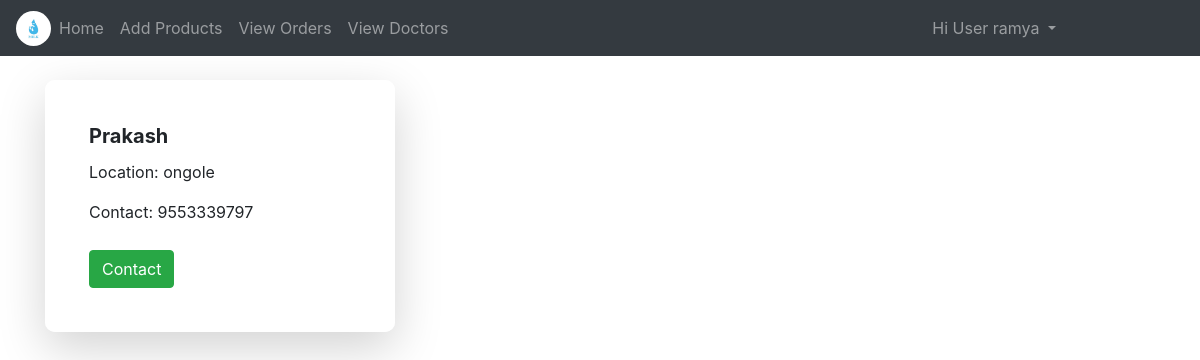
The page /doctors/ (signed in) on the database its author committed.
### NotesApp/models.py (models this page shows)
class User(AbstractUser):
	v = [
		('d','Select Your gender'),
		('M','Male'),
		('F','Female'),
	]
	p = [
		('G','Guest'),
		('T','Merchant'),
		('S','Customer'),
		('D','Doctor'),
	]
	gd = models.CharField(choices=v,default='d',max_length=5)
	mb = models.CharField(max_length=11)
	uq = models.CharField(max_length=10)
	role = models.CharField(choices=p,default='G',max_length=5)
	is_teacher = models.BooleanField(default=False)
	is_student = models.BooleanField(default=False)
	is_doctor = models.BooleanField(default=False)
	pfimg = models.ImageField(upload_to='Profiles/',default='demoprofile.png')

class DProfile(models.Model):
	branch = models.CharField(max_length=50)
	subjects = models.CharField(max_length=50)
	expr = models.IntegerField()
	designation = models.CharField(max_length=50)
	dch = models.OneToOneField(User,on_delete=models.CASCADE)

### NotesApp/views.py (the view)
# urls.py: path('doctors/', views.doctorlist, name='dlist'),
def doctorlist(request):
	c = User.objects.filter(is_doctor =1)
	details={}
	for i in c:
		print(i.id)
		t = DProfile.objects.filter(dch_id = i.id)
		print(t)
		if t:
			details[i.id]= { "location": t[0].branch, "username":i.username, "contact": i.mb}
	return render(request, 'notehtmls/doctors.html', {'z': details })

### templates/notehtmls/doctors.html (shortened to what this page needs)
{% extends 'notehtmls/base.html' %} {% block title %}Merchant List{% endblock %} {% block content %}
<div class="container mt-4">
    <div class="row">
        {% for key, value in z.items %}
        <div class="col-md-4 mb-4">
            <div class="card shadow-lg">
                <div class="card-body">
                    <h4 class="card-title">{{ value.username }}</h4>
                    <p class="card-text">Location: {{ value.location }}</p>
                    <p class="card-text">Contact: {{ value.contact }}</p>
                    <a href="tel:{{ value.contact }}" class="btn btn-success contact-btn">Contact</a>
                </div>
            </div>
        </div>
        {% endfor %}
    </div>
</div>
{% endblock %}

### templates/notehtmls/navbar.html (shortened to what this page needs)
{% load static %}
<nav class="navbar navbar-expand-md bg-dark navbar-dark">
    <img src="{% static 'images/drop.jpg' %}" class="rounded-circle" height="35px" width="35px">
    <div class="collapse navbar-collapse" id="collapsibleNavbar">
        <ul class="navbar-nav">
            {% if not user.is_authenticated %}
            <li class="nav-item">
                <a class="nav-link {% if request.path == '/' %}active{% endif %}" href="{% url 'hm' %}">Home</a>
            </li>
            <li class="nav-item">
                <a class="nav-link {% if request.path == '/abt/' %}active{% endif %}" href="{% url 'ab' %}">About</a>
            </li>
            <li class="nav-item">
                <a class="nav-link {% if request.path == '/cnt/' %}active{% endif %}" href="{% url 'ct' %}">Contact</a>
            </li>
            <li class="nav-item">
                <a class="nav-link {% if request.path == '/reg/' %}active{% endif %}" href="{% url 'rg' %}">Register</a>
            </li>
            {% else %}
            <li class="nav-item">
                <a class="nav-link {% if request.path == '/' %}active{% endif %}" href="{% url 'hm' %}">Home</a>
            </li>
            {% if user.is_superuser %}
            <li class="nav-item">
                <a class="nav-link {% if request.path == '/roles/' %}active{% endif %}" href="{% url 'role' %}">Roles</a>
            </li>
            {% elif user.role == 'T' and user.is_teacher == 1 %}
            <li class="nav-item" style="display: flex;">
                <a class="nav-link" href="{% url 'ntlist' %}">Add Products</a>
                <a class="nav-link" href="{% url 'olist' %}">View Orders</a>
                <a class="nav-link" href="{% url 'dlist' %}">View Doctors</a>
            </li>
            {% elif user.role == 'S' and user.is_student == 1 %}
            <li class="nav-item">
                <a class="nav-link" href="{% url 'ntlists' %}">View Products</a>
            </li>
            {% elif user.role == 'D' and user.is_doctor == 1 %}
            <li class="nav-item">
                <a class="nav-link" href="{% url 'mlist' %}">View Merchants</a>
            </li>
            {% else %}
            <li class="nav-item">
                <a class="nav-link" href="">Access Denied</a>
            </li>
            {% endif %} {% endif %}
        </ul>
        <ul class="navbar-nav ml-auto" style="margin-right: 120px;">
            {% if not user.is_authenticated %}
            <li class="nav-item">
                <a class="nav-link {% if request.path == '/login/' %}active{% endif %}" href="{% url 'lg' %}">Login</a>
            </li>
            {% else %}
            <div class="dropdown">
                <a class="dropdown-toggle nav-link" data-toggle="dropdown">
          Hi User {{request.user.username}}
        </a>
            </div>
            {% endif %}
        </ul>
    </div>
</nav>

### templates/notehtmls/doctors.html (style rules this page uses)
body { background-image: url('https://media.istockphoto.com/id/1297005736/photo/young-couple-villagers-with-milk-cans.jpg?s=612x612&w=0&k=20&c=Ga1IBi5reSc3hVu9V8ELa9sAyKxYcWxkRJRdrAj8vTA='); background-size: cover; background-repeat: no-repeat; background-attachment: fixed; }
.card { background-color: rgba(255, 255, 255, 0.8); padding: 20px; }
.card { border: none; border-radius: 10px; transition: transform 0.2s ease-in-out, box-shadow 0.2s ease-in-out; }
.card-body { padding: 1.5rem; }
.card-title { font-size: 1.25rem; font-weight: bold; }
.card-text { font-size: 1rem; }
.contact-btn { margin-top: 10px; }

### rows shown on the page
User: user.username "ramya"
User: username "Prakash", contact "9553339797"
DProfile: location "ongole"
